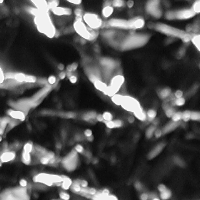
#> input picture KTH_train/aluminium_foil/15-scale_1_im_9_grey.png, 200 x 200 px, found by its file name; its folder holds only this picture in this run
$ python elm.py
#> lines starting #> are read from the running program, lines starting #| are printed output that depends on the picture
import numpy as np
import os
import matplotlib.pyplot as plt
import networkx as nx
from PIL import Image, ImageOps
from sklearn.decomposition import PCA
from sklearn.model_selection import train_test_split, ParameterGrid
from sklearn.preprocessing import StandardScaler, LabelEncoder
from sklearn.metrics import accuracy_score

class EnhancedELM:
    # [60 lines left out: functions __init__, _initialize_weights, _apply_activation, fit, predict, not called in this run]

    def evaluate(self, X, y):
        return accuracy_score(y, self.predict(X))

class ELMVisualizer:
    def __init__(self, elm_model):
        self.model = elm_model
        self._process_weights()

    # [49 lines left out: functions _process_weights, plot_node_network, plot_weight_heatmap, plot_receptive_fields, not called in this run]

class ImageProcessor:
    def __init__(self, input_shape=(200, 200)):
#> in process_image, img is the input picture: PIL image 200x200 L; min 8, max 255, mean 80.6
        self.input_shape = input_shape

    def _augment_image(self, img):
        # Geometric transformations
        img = img.rotate(np.random.uniform(-30, 30))
        if np.random.rand() > 0.5:
            img = ImageOps.mirror(img)

        # Photometric transformations
        img = np.array(img).astype(np.float32)
#> img: shape (200, 200) float32
        img = img * np.random.uniform(0.5, 1.5)  # Contrast
        img += np.random.normal(0, 25, img.shape)  # Gaussian noise
        img = np.clip(img, 0, 255)

        # Random cropping
        h, w = img.shape
#> h = 200; w = 200
        crop_size = int(min(h, w) * np.random.uniform(0.7, 0.9))
#> crop_size = 145
        y = np.random.randint(0, h - crop_size)
#> y = 51
        x = np.random.randint(0, w - crop_size)
#> x = 5
        img = img[y:y+crop_size, x:x+crop_size]
#> img: shape (145, 145) float32

        return Image.fromarray(img.astype(np.uint8)).resize(self.input_shape)
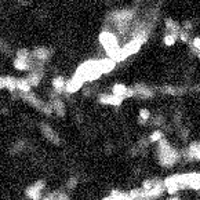
#> returned value: PIL image 200x200 L; min 0, max 255, mean 74.2

    def process_image(self, path, augment=False):
        img = Image.open(path).convert('L').resize(self.input_shape)
        if augment:
            img = self._augment_image(img)
        return np.array(img).flatten()

def load_dataset(folder, processor, augment=False):
    paths, labels = [], []
    classes = sorted([d for d in os.listdir(folder) if os.path.isdir(os.path.join(folder, d))])

    for cls in classes:
        cls_dir = os.path.join(folder, cls)
        for fname in os.listdir(cls_dir):
            if fname.lower().endswith(('.png', '.jpg', '.jpeg')):
                paths.append(os.path.join(cls_dir, fname))
                labels.append(cls)

    images = np.array([processor.process_image(p, augment) for p in paths])
#> call 2 of process_image, with augment = True
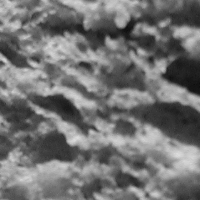
#> input picture KTH_train/brown_bread/48-scale_1_im_9_grey.png, 200 x 200 px, found by its file name
#> in process_image, img is the input picture: PIL image 200x200 L; min 13, max 220, mean 114.3
#> in _augment_image (call 2), `img = img.rotate(np.random.uniform(-30, 30))`:
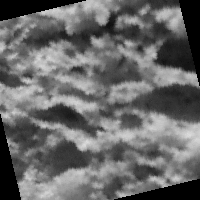
#> img: PIL image 200x200 L; min 0, max 220, mean 103.5
#> in _augment_image (call 2), `img += np.random.normal(0, 25, img.shape)`:
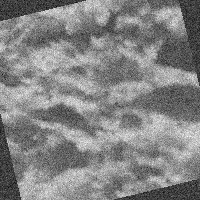
#> img: shape (200, 200) float32; min -94.29, max 287.3, mean 103.6; drawn with min black and max white
#> in _augment_image (call 2), `img = np.clip(img, 0, 255)`:
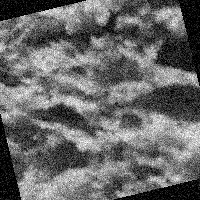
#> img: shape (200, 200) float32; min 0, max 255, mean 104.6
#> in _augment_image (call 2), `img = img[y:y+crop_size, x:x+crop_size]`:
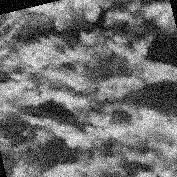
#> img: shape (177, 177) float32; min 0, max 255, mean 110.9
#> in _augment_image (call 2), `return Image.fromarray(img.astype(np.uint8)).resize(self.input_shape)`:
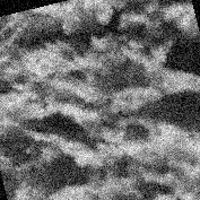
#> returned value: PIL image 200x200 L; min 0, max 255, mean 110.4
    return images, np.array(labels)

def main():
    # Configuration
    input_shape = (200, 200)
    train_folder = "C:/Users/joaop/Documents/ELM/KTH_train"
    test_folder = "C:/Users/joaop/Documents/ELM/KTH_test"

    # Data processing
    processor = ImageProcessor(input_shape)
    X_train, y_train = load_dataset(train_folder, processor, augment=True)
    X_test, y_test = load_dataset(test_folder, processor, augment=False)

    # Hyperparameter search
    param_grid = {
        'pca_var': [0.90, 0.95],
        'hidden_units': [1000, 2000],
        'reg_param': [1e-6, 1e-7],
        'activation': ['relu']
    }

    best_acc = 0
    best_model = None

    for params in ParameterGrid(param_grid):
        print(f"\nTesting {params}")
        X_tr, X_val, y_tr, y_val = train_test_split(X_train, y_train, test_size=0.2, stratify=y_train)

        try:
            model = EnhancedELM(**params).fit(X_tr, y_tr)
            val_acc = model.evaluate(X_val, y_val)
            test_acc = model.evaluate(X_test, y_test)
            print(f"Val: {val_acc:.3f} | Test: {test_acc:.3f}")

            if val_acc > best_acc:
                best_acc = val_acc
                best_model = model
                print("New best model!")

        except Exception as e:
            print(f"Error: {str(e)}")

    # Visualization and final evaluation
    if best_model:
        print("\n=== Best Model Performance ===")
        print(f"Final Test Accuracy: {best_model.evaluate(X_test, y_test):.4f}")

        visualizer = ELMVisualizer(best_model)
        visualizer.plot_node_network()
        visualizer.plot_weight_heatmap()
        visualizer.plot_receptive_fields()
    else:
        print("No valid model found!")

if __name__ == "__main__":
#> (the run stopped early here; a loop or call above may not have finished)
